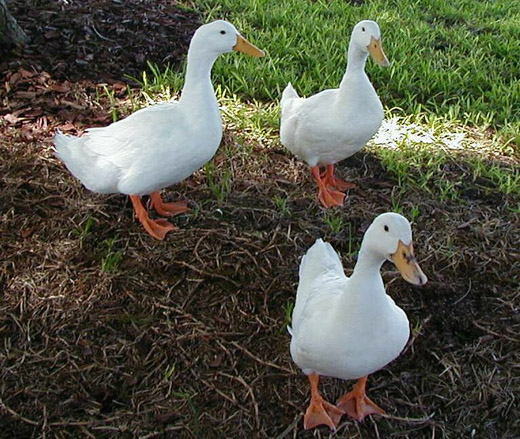
#> input picture duck.jpg, 520 x 439 px
$ python ObjectsCounting.py
#> lines starting #> are read from the running program, lines starting #| are printed output that depends on the picture; after the words box and inside, x2 and y2 are one past the last pixel; in counts of white or black regions, pixels touching at a corner belong together
import cv2
import numpy as np
from skimage.morphology import opening

img = cv2.imread("duck.jpg")
#> img is the input picture: shape (439, 520, 3); mean B, G, R 68.2, 82.9, 82.5
kernel = np.ones((5, 5), np.uint8)

# Bước 1: Chuyển về ảnh xám
gray = cv2.cvtColor(img, cv2.COLOR_BGR2GRAY)
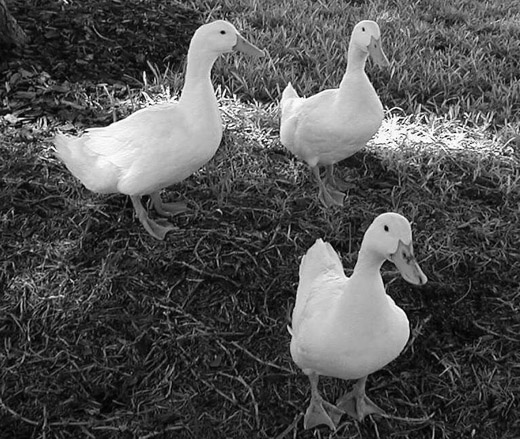
#> gray: shape (439, 520); min 0, max 255, mean 81.1

# Bước 2: Làm mờ ảnh
blur = cv2.GaussianBlur(gray, (9, 9), 1)
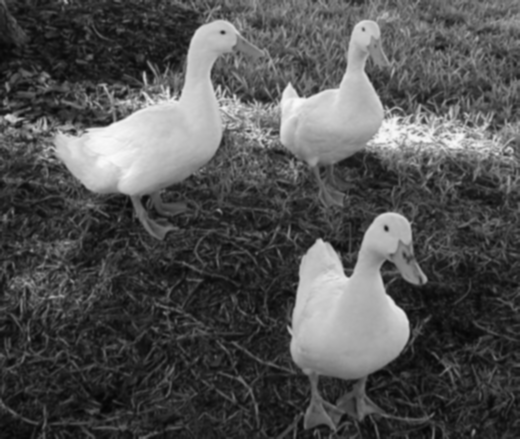
#> blur: shape (439, 520); min 4, max 250, mean 81.1
cv2.imshow('blur', blur)

# Bước 3: Lọc nhiễu
new = cv2.adaptiveThreshold(blur, 255, cv2.ADAPTIVE_THRESH_MEAN_C, cv2.THRESH_BINARY, 9, -5)
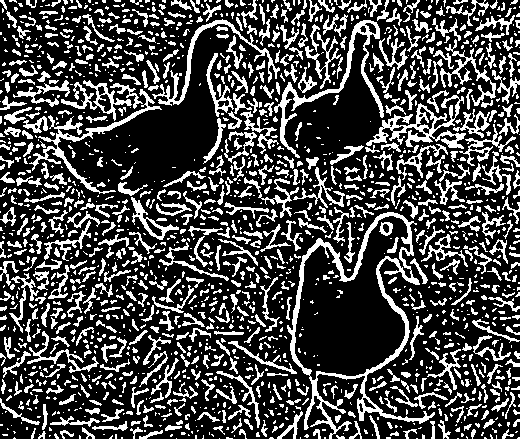
#> new: shape (439, 520); 27.8% white; 1745 white regions (1059 under 20 px), largest, box (x1, y1, x2, y2) and area: (287, 212, 435, 439) 3904, (274, 20, 384, 158) 1565, (366, 95, 466, 149) 1546

# Bước 4: Opening
opening = cv2.morphologyEx(new, cv2.MORPH_OPEN, kernel)
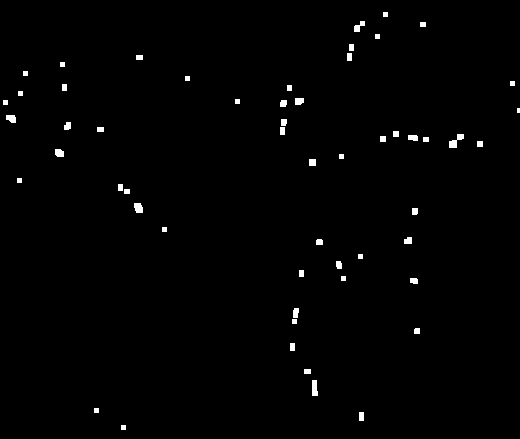
#> opening: shape (439, 520); 0.94% white; 55 white regions (1 under 20 px)

# Bước 5: Đếm
contours,_ = cv2.findContours(opening, cv2.RETR_TREE, cv2.CHAIN_APPROX_SIMPLE)
#> contours = 55 contours, 18 with area under 20; largest, box (x1, y1, x2, y2) and area: (449, 134, 464, 148) 75, (312, 380, 318, 396) 64, (134, 203, 143, 213) 61, (6, 115, 16, 123) 51, (55, 149, 64, 157) 50

# Kiểm tra kết quả
cv2.drawContours(img, contours, -1, (255, 0, 0), 3)
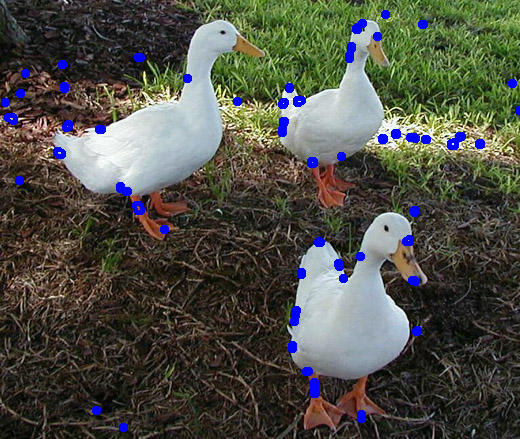
#> img: shape (439, 520, 3); 2.19% of pixels changed, all inside (x1, y1, x2, y2) = (1, 10, 520, 432)
cv2.imshow('opening', opening)
print("Count: " + str(len(contours)))
#| Count: 55
cv2.waitKey(0)
cv2.destroyAllWindows()
